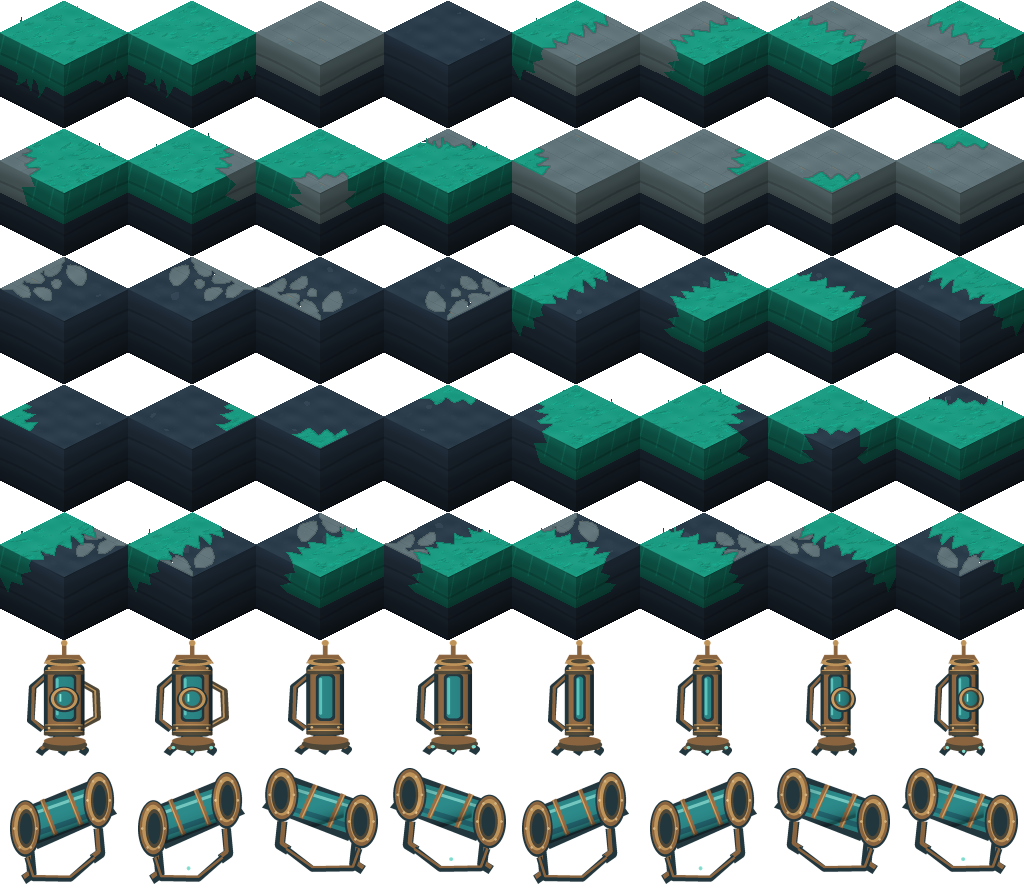
#> input picture Assets/Pic/Test/basic_ground_tiles.png, 2048 x 1792 px (shown at 1/2 size)
$ python report_final_revision.py
#> lines starting #> are read from the running program, lines starting #| are printed output that depends on the picture; after the words box and inside, x2 and y2 are one past the last pixel; in counts of white or black regions, pixels touching at a corner belong together
### Docs/GameJamIntegration/tiles_hd/art/build_tiles_hd.py
"""Deterministic procedural HD repaint. Python + Pillow + numpy + scipy. No Unity.
Run from anywhere: python build_tiles_hd.py ; validator reads the saved PNG, not construction masks.
"""
from pathlib import Path
import json,re,hashlib,csv
import numpy as np
from PIL import Image,ImageDraw,ImageFilter,ImageFont
from scipy import ndimage as ndi
ROOT=Path(__file__).resolve().parents[4]
ART=Path(__file__).resolve().parent
SRC=ROOT/'Assets/Pic/Test'
BASE=ART.parent/'baseline_source'
S=1024

def save(a,p): Image.fromarray(np.uint8(np.clip(a,0,255))).save(p)
def source_mask(a):
    r,g,b=a[...,:3].astype(float).transpose(2,0,1)
    m=np.full(r.shape,2,np.uint8)
    m[(g>r+20)&(g>90)]=0
    m[(abs(r-g)<18)&(abs(g-b)<18)&(r>65)]=1
    lab,n=ndi.label((m==1)&(a[...,3]>8)); sizes=np.bincount(lab.ravel())
    shell=(sizes[lab]<60)&(lab>0)
    m[shell]=2
    return m,shell

# [275 lines left out: functions texture, prop, main, not called in this run]
# [1 lines that do not run on import are left out]

### Docs/GameJamIntegration/tiles_hd/art/report_final_revision.py
"""Bind the final art iteration report to the actual saved atlas."""
from pathlib import Path
import json,hashlib
import numpy as np
from PIL import Image
from build_tiles_hd import source_mask
A=Path(__file__).resolve().parent; P=A.parents[3]; S=P/'Assets/Pic/Test'
new=np.array(Image.open(S/'basic_ground_tiles.png'));old=np.array(Image.open(A/'revision_before/basic_ground_tiles.png'))
#> further down, new is the input picture: shape (1792, 2048, 4); mean R, G, B, A 27.2, 48.1, 48.2, 159
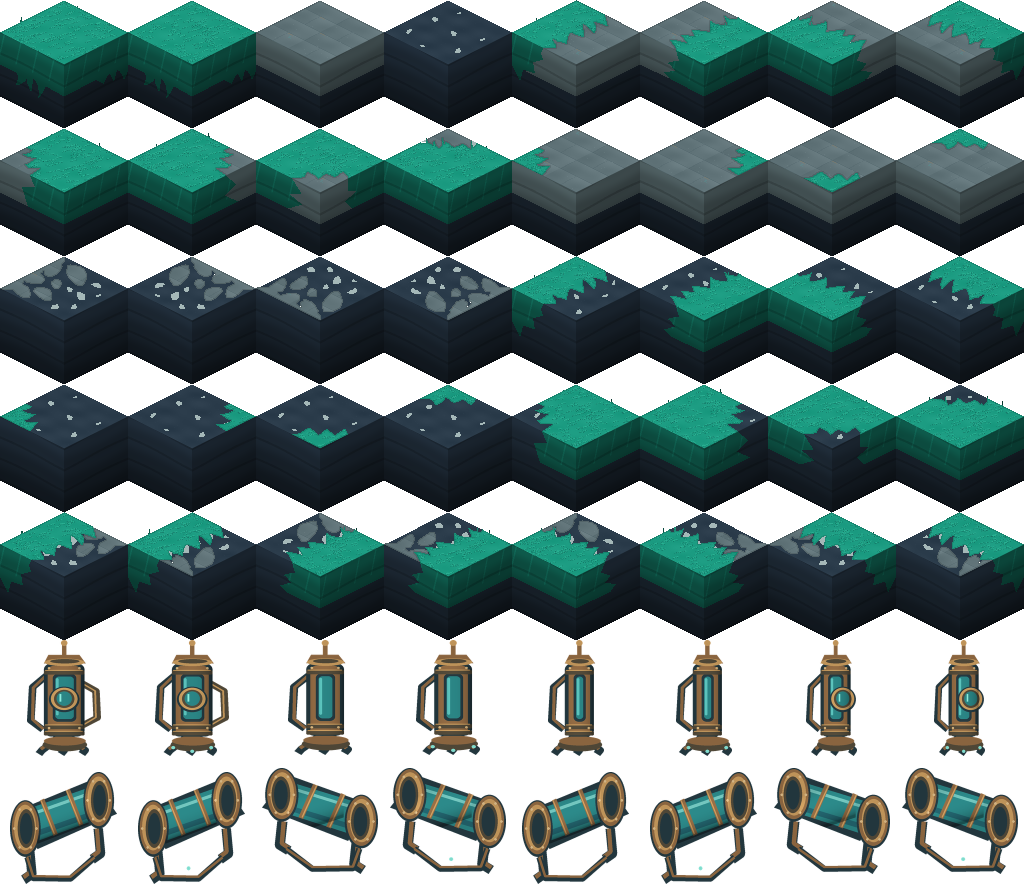
#> input picture Docs/GameJamIntegration/tiles_hd/art/revision_before/basic_ground_tiles.png, 2048 x 1792 px (shown at 1/2 size)
#> further down, old is the input picture: shape (1792, 2048, 4); mean R, G, B, A 27.4, 48, 48, 159
orig=np.array(Image.open(S/'basic_ground_tiles_original_backup.png'))
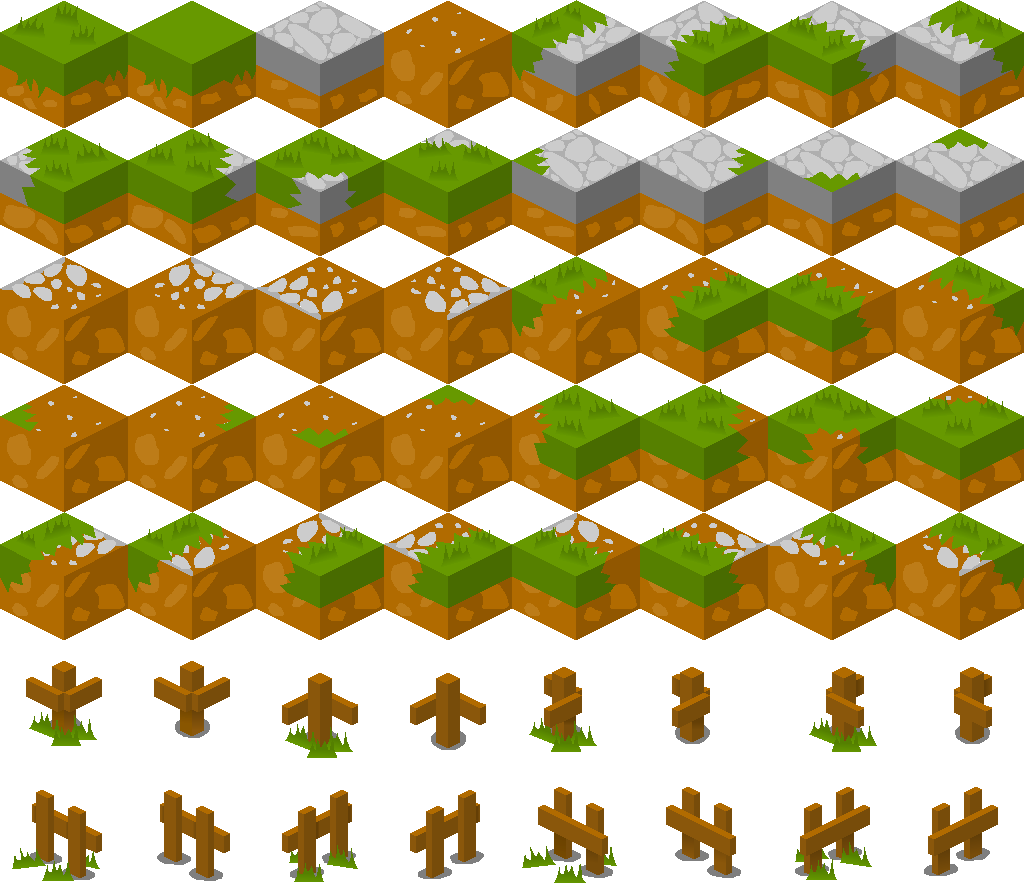
#> input picture Assets/Pic/Test/basic_ground_tiles_original_backup.png, 1024 x 896 px
#> orig is the input picture: shape (896, 1024, 4); mean R, G, B, A 84.6, 69.7, 13.9, 151.5
v=json.loads((A/'validation.json').read_text()); audit=json.loads((A/'supplemental_validation.json').read_text());before=json.loads((A/'revision_before/supplemental_validation.json').read_text())
#> (reads Docs/GameJamIntegration/tiles_hd/art/validation.json from the repository)
#> (reads Docs/GameJamIntegration/tiles_hd/art/supplemental_validation.json from the repository)
#> (reads Docs/GameJamIntegration/tiles_hd/art/revision_before/supplemental_validation.json from the repository)
y,x=np.mgrid[:256,:256];u=(x-128)/256+y/128;w=-(x-128)/256+y/128;top=(u>=0)&(u<=1)&(w>=0)&(w<=1)
strict=[];shellbefore=[];shellafter=[]
for i in range(40):
 r,c=divmod(i,8);a=orig[r*128:(r+1)*128,c*128:(c+1)*128];m,shell=source_mask(a);m=m.repeat(2,0).repeat(2,1);shell=shell.repeat(2,0).repeat(2,1);valid=(a[...,3]>8).repeat(2,0).repeat(2,1)&top
 b=new[r*256:(r+1)*256,c*256:(c+1)*256];o=old[r*256:(r+1)*256,c*256:(c+1)*256];rr,g,bl=b[...,:3].astype(float).transpose(2,0,1)
 pred=np.full(m.shape,2,np.uint8);pred[(bl-g)<=g*.12]=1;pred[(g>rr*1.55)&(g>bl*1.08)]=0
 strict.append(float((pred[valid]==m[valid]).mean()))
 shellbefore.extend(o[valid&shell,:3].mean(axis=1).tolist());shellafter.extend(b[valid&shell,:3].mean(axis=1).tolist())
#> this loop made 40 passes
#> sizes in source_mask on passes 2 to 13: [16384], [8192, 8192], [16276, 6, 22, 18, 22, 10, 8, 22], [11217, 5166, 1], [13470, 2913, 1], [13478, 2905, 1], [11217, 5165, 2], [15031, 1353], [15122, 1262], [14126, 2258], [15885, 476, 6, 17], [8663, 7721]
#> (n in source_mask, sizes in source_mask) on pass 1: (0, [16384])
#> pass 1, in source_mask, `r,g,b=a[...,:3].astype(float).transpose(2,0,1)`:
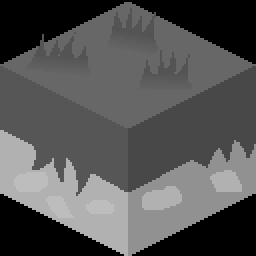
#> r: shape (128, 128) float64 (shown 2 times larger); min 0, max 189, mean 84.3
#> pass 1, in source_mask, `r,g,b=a[...,:3].astype(float).transpose(2,0,1)`:
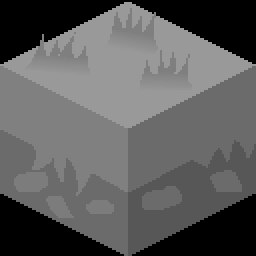
#> g: shape (128, 128) float64 (shown 2 times larger); min 0, max 153, mean 92.1
#> pass 1, in source_mask, `r,g,b=a[...,:3].astype(float).transpose(2,0,1)`:
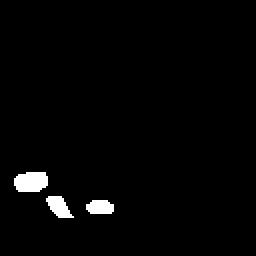
#> b: shape (128, 128) float64 (shown 2 times larger); values 0 (black) and 24 (white), 2% white; 3 white regions, box (x1, y1, x2, y2) and area: (7, 86, 24, 96) 147, (23, 98, 37, 109) 94, (43, 100, 57, 107) 84
#> after the loop:
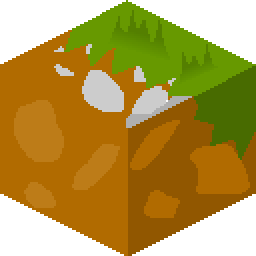
#> a: shape (128, 128, 4) (shown 2 times larger); mean R, G, B, A 114.2, 88.5, 10.2, 191.3; transparent parts drawn white
#> after the loop:
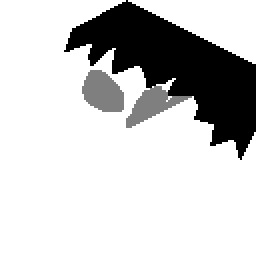
#> pred: shape (256, 256); min 0, max 2, mean 1.58; drawn with min black and max white
#> after the loop, shellafter = 9193 values, max 72 at index 1462, min 56.33 at index 2594, mean 62.69; shellbefore = 9193 values from 177.7 to 177.7; strict = 40 values from 1 to 1
#> (the run stopped early here; a loop or call above may not have finished)
